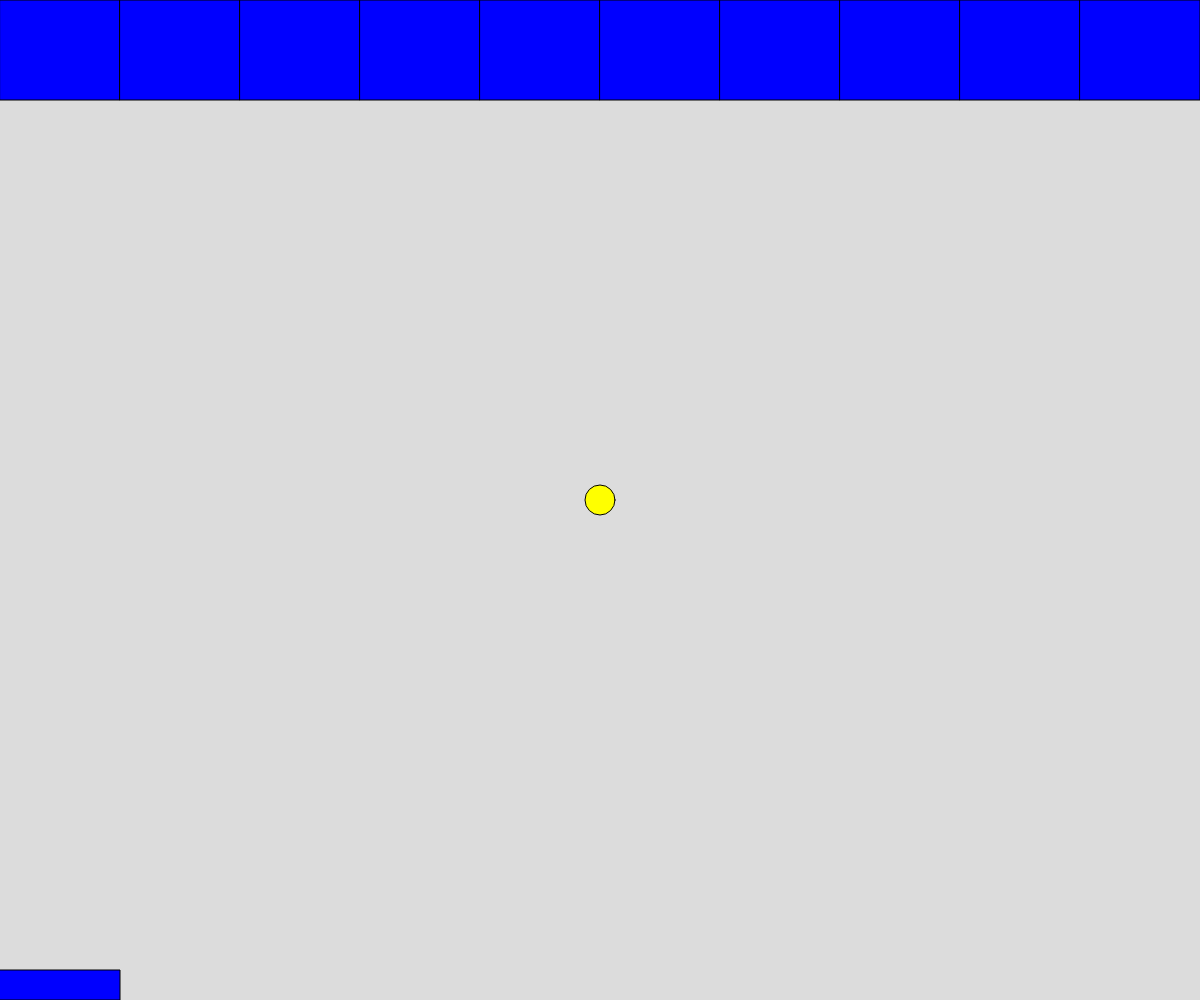
Frame 1 (no input)
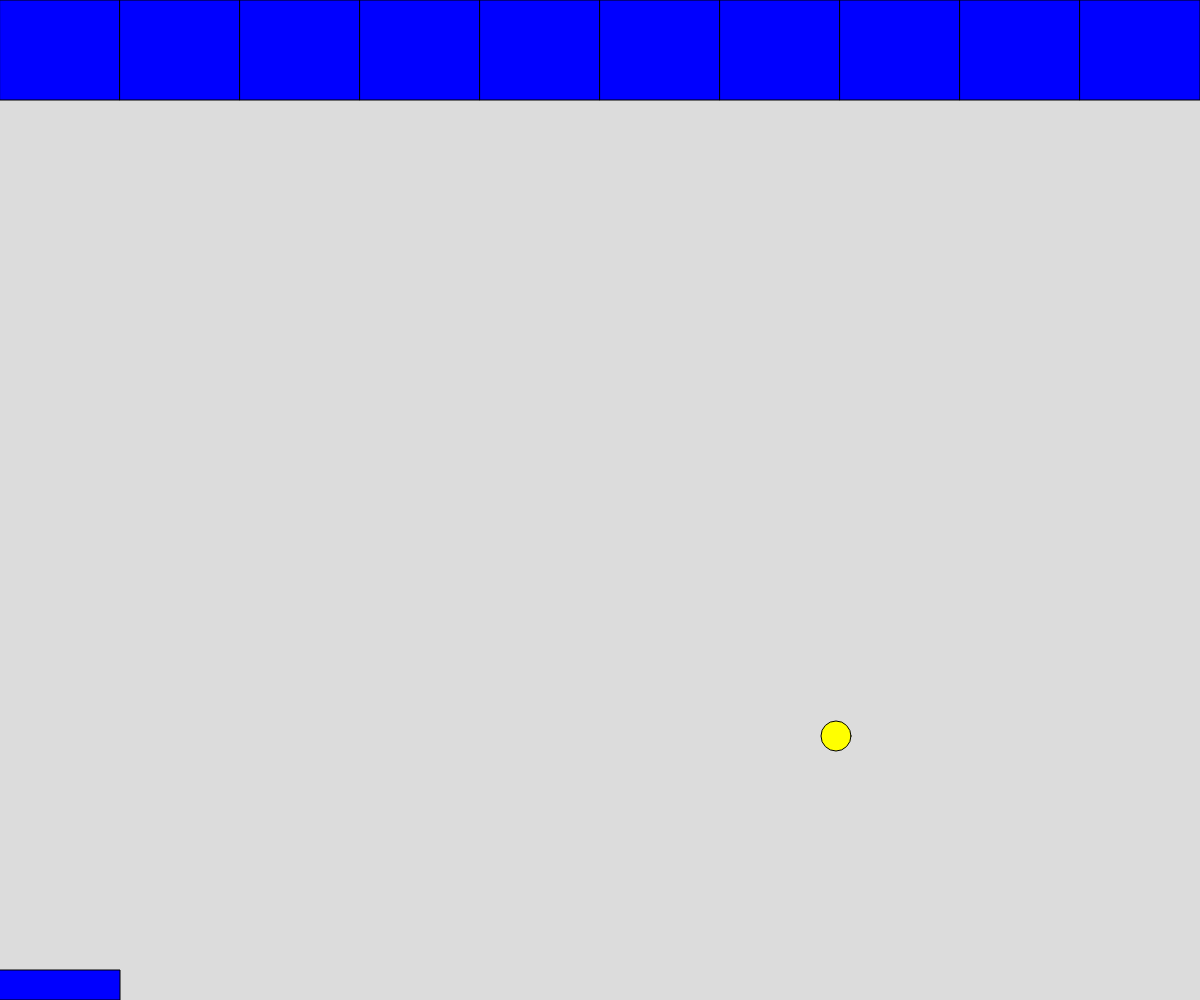
Frame 60 (no input)
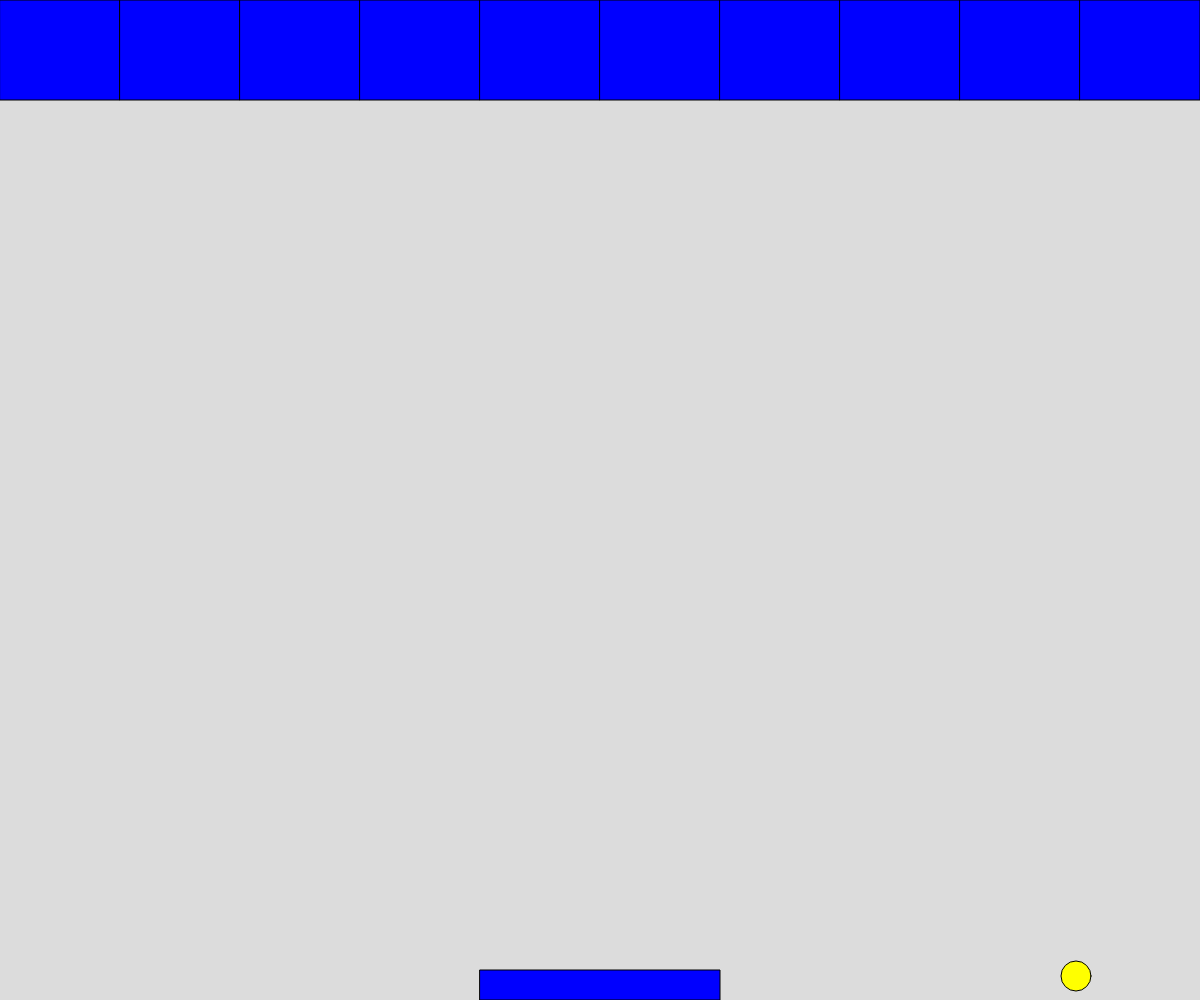
Frame 120 (the mouse pressed at the canvas centre since frame 60)

The p5.js sketch that drew these frames (run headless with seeded random() and noise() and a simulated clock; from frame 60 on, the mouse is pressed at the canvas centre):

// p5.js sketch
// ── sketch.js
// ball
let xPos, yPos;
let xDir, yDir;
let diam;
let speed;

// pad
let padWidth;

// brick
let bricks = [];
for (let i = 0; i < 10; i++) {
  bricks[i] = 1;
}

//game over
let gameOver = false;
let gameStart = true;

function setup() {
  createCanvas(windowWidth, windowHeight);
  initializeValues();
}

function draw() {
  background(220);
  if (!gameOver && gameStart) {
    ballDisplay();
    padDisplay();
    ballBouncing();
    brickDisplay();

  } else if (gameOver){
    gameOverDisplay();
  } else {
    gameStartDisplay();
  }
}

function initializeValues() {
  // ball
  speed = 4;
  xPos = width / 2;
  yPos = height / 2;
  diam = 30;
  xDir = yDir = speed;
  // pad
  padWidth = width/5;
}

function ballDisplay() {
  fill(255, 255, 0);
  stroke(0);
  ellipse(xPos, yPos, diam, diam);
  xPos += xDir;
  yPos += yDir;
}

function padDisplay() {
  push();
  rectMode(CENTER);
  stroke(0);
  fill(0, 0, 255);
  rect(mouseX, height-15, padWidth, 30);
  pop();
}

function ballBouncing() {
  //wall
  if (xPos - diam/2 < 0 || xPos + diam/2 > width) {
    xDir *= -1;
  }
  if (yPos - diam/2 < 0) {
    yDir *= -1;
  }

  // pad
  if ((xPos < mouseX + padWidth/2 && xPos > mouseX - padWidth/2) && yPos + diam/2 > height -30) {
    yDir *= -1;
  }

  //bricks
  for (let i = 0; i < 10; i++) {
    if (bricks[i] === 1) {
      if (yPos - diam/2 < height/10 && i*width/10 < xPos && xPos < (i+1)*width/10) {
        yDir *= -1;
        bricks[i] = 0;
      }
      if ((xPos + diam/2 > i*width/10 || xPos - diam/2 < (i+1)*width/10) && yPos < height/10) {
        xDir *= -1;
        bricks[i] = 0;
      }
    }
  }

  //gameOver
  if (yPos + diam/2 > height) {
    gameOver = true;
  }
}

function brickDisplay() {
  for (let i = 0; i < bricks.length; i++) {
    if (bricks[i] === 1){
      fill(0, 0, 255);
      stroke(0);
    } else {
      noFill();
      noStroke();
    }
    rect(i*width/10, 0, width/10, height/10);
  }
}

function gameOverDisplay() {
  fill(0);
  textAlign(CENTER, CENTER);
  textFont('Arial');
  textSize(width/10);
  text('GAME OVER', width/2, height/2);
}

function gameStartDisplay() {
  fill(0);
  textAlign(CENTER, CENTER);
  textFont('Arial');
  textSize(width/10);
  text('BREAK OUT', width/2, height/2);
  textSize(width/20);
  text('game start', width/2, height/2 + height/7);
}

// function gameStartJudge() {
  
// }
